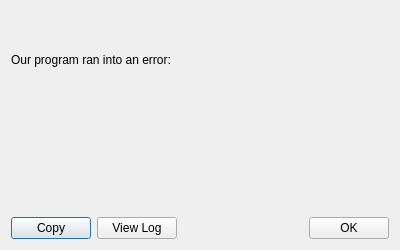
<?xml version="1.0" encoding="UTF-8"?>
<ui version="4.0">
 <class>ErrorForm</class>
 <widget class="QDialog" name="ErrorForm">
  <property name="geometry">
   <rect>
    <x>0</x>
    <y>0</y>
    <width>400</width>
    <height>250</height>
   </rect>
  </property>
  <property name="minimumSize">
   <size>
    <width>400</width>
    <height>250</height>
   </size>
  </property>
  <property name="windowTitle">
   <string>Error</string>
  </property>
  <layout class="QVBoxLayout" name="verticalLayout">
   <item>
    <widget class="QLabel" name="infoLabel">
     <property name="text">
      <string>Our program ran into an error:</string>
     </property>
    </widget>
   </item>
   <item>
    <widget class="QLabel" name="errorLabel">
     <property name="textFormat">
      <enum>Qt::PlainText</enum>
     </property>
     <property name="wordWrap">
      <bool>true</bool>
     </property>
     <property name="textInteractionFlags">
      <set>Qt::TextSelectableByMouse</set>
     </property>
    </widget>
   </item>
   <item>
    <layout class="QHBoxLayout" name="buttonLayout">
     <item>
      <widget class="QPushButton" name="copyButton">
       <property name="text">
        <string>Copy</string>
       </property>
      </widget>
     </item>
     <item>
      <widget class="QPushButton" name="viewLogButton">
       <property name="text">
        <string>View Log</string>
       </property>
      </widget>
     </item>
     <item>
      <spacer name="buttonSpacer">
       <property name="orientation">
        <enum>Qt::Horizontal</enum>
       </property>
       <property name="sizeHint" stdset="0">
        <size>
         <width>40</width>
         <height>20</height>
        </size>
       </property>
      </spacer>
     </item>
     <item>
      <widget class="QPushButton" name="okButton">
       <property name="text">
        <string>OK</string>
       </property>
      </widget>
     </item>
    </layout>
   </item>
  </layout>
 </widget>
 <resources/>
 <connections/>
</ui>
